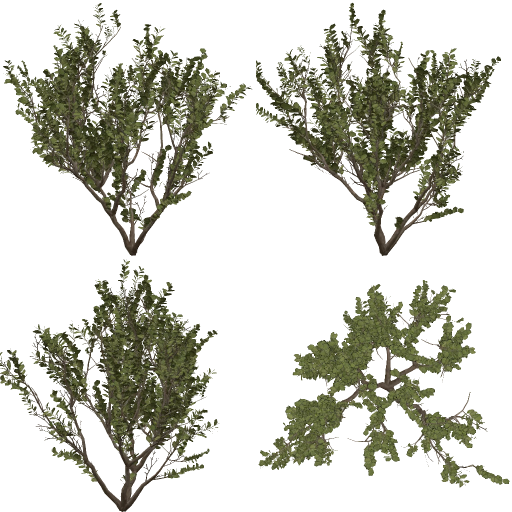
#> input picture public-view/assets/vegetation-r185/shrub_searsia.webp, 1024 x 1024 px, given in place of jacaranda_tree.png, which was not available (shown at 1/2 size)
$ python prepare-vegetation-r190.py
#> lines starting #> are read from the running program, lines starting #| are printed output that depends on the picture; after the words box and inside, x2 and y2 are one past the last pixel; in counts of white or black regions, pixels touching at a corner belong together
#!/usr/bin/env python3
"""R190 vegetation textures (edge-clean impostors + hedge atlas).
1. node scripts/vegetation-impostors/render.mjs ... (R185 tree/shrub renders, see prepare-vegetation-r185.py)
   node scripts/vegetation-impostors/render-hedge.mjs color .site-private/veg-out/hedge_color.png
   node scripts/vegetation-impostors/render-hedge.mjs normal .site-private/veg-out/hedge_normal.png
2. python3 scripts/prepare-vegetation-r190.py
Edge fix: every texel that is not fully opaque takes the colour bled from the
opaque interior (so antialiased/mip-filtered edges never pull in the dark
render background), and alpha is steepened around the 0.5 cut-off so the
alpha-tested silhouette is crisp at every mip."""
import json,os,subprocess,hashlib
from pathlib import Path
from PIL import Image
import numpy as np
root=Path(__file__).resolve().parents[1];src=root/'.site-private/veg-out'
encoder=Path(os.environ.get('BASISU',root/'node_modules/@gpu-tex-enc/basis/bin/linux-x64/basisu'))
def box(x,r):
 for axis in (0,1):
  p=np.pad(x,[(r+1,r) if i==axis else (0,0) for i in range(2)],mode='edge');c=np.cumsum(p,axis=axis)
  x=(np.take(c,range(2*r+1,c.shape[axis]),axis=axis)-np.take(c,range(0,c.shape[axis]-2*r-1),axis=axis))/(2*r+1)
 return x
def bleed(rgb,solid):
 acc_rgb=np.where(solid[...,None],rgb,0.);acc_w=solid.astype(np.float32);w=acc_w.copy();base=acc_rgb.copy()
 for radius in (1,2,4,8,16,32,64):
  bw=box(w,radius);fill=(acc_w<1e-3)&(bw>1e-4)
  if fill.any():
   br=np.stack([box(base[...,c],radius) for c in range(3)],-1);acc_rgb[fill]=br[fill]/bw[fill][...,None];acc_w[fill]=1
 acc_rgb[acc_w<1e-3]=rgb[solid].mean(0) if solid.any() else 128
 return acc_rgb
def clean(path,steep=True,normal=False):
#> called with steep = True, normal = False
 px=np.asarray(Image.open(path).convert('RGBA')).astype(np.float32);a=px[...,3]/255
#> after `a = px[..., 3] / 255`:
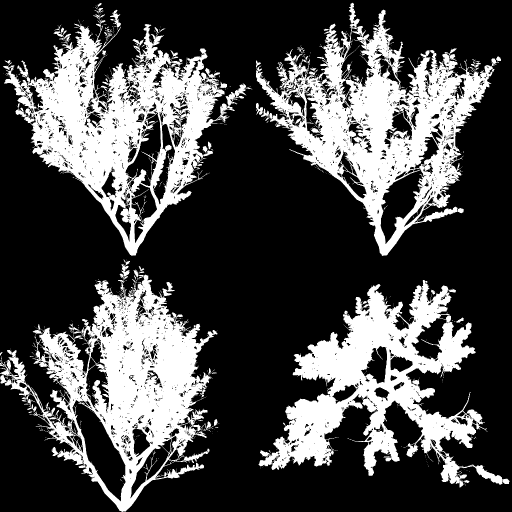
#> a: shape (1024, 1024) float32 (shown at 1/2 size); min 0, max 1, mean 0.292
 solid=a>=.9;rgb=np.where(solid[...,None],px[...,:3],bleed(px[...,:3],solid))
#> after `solid = a >= 0.9`:
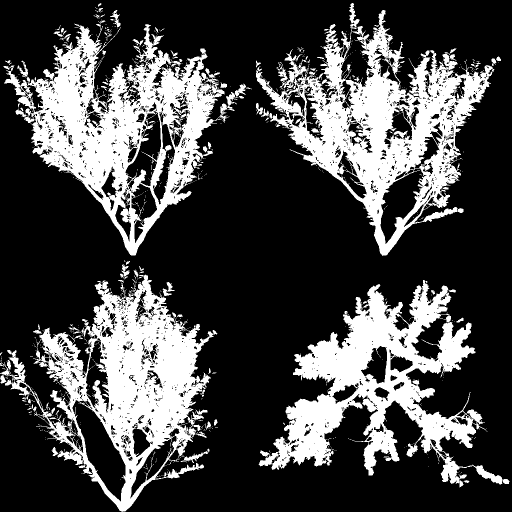
#> solid: shape (1024, 1024) bool (shown at 1/2 size); 28% white; 859 white regions (767 under 20 px), largest, box (x1, y1, x2, y2) and area: (512, 6, 989, 512) 74839, (8, 47, 492, 512) 73680, (0, 549, 435, 1024) 69751
#> in bleed, `acc_rgb = np.where(solid[..., None], rgb, 0.0)`:
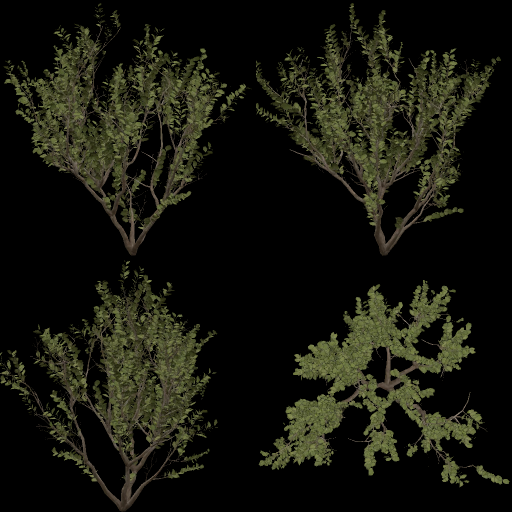
#> acc_rgb: shape (1024, 1024, 3) float32 (shown at 1/2 size); mean of channels 0, 1, 2 22.2, 22.7, 13.8; drawn as R, G, B
#> the loop in bleed, `for radius in (1,2,4,8,16,32,64):` made 7 passes
#> pass 1, in bleed, `fill = (acc_w < 0.001) & (bw > 0.0001)`:
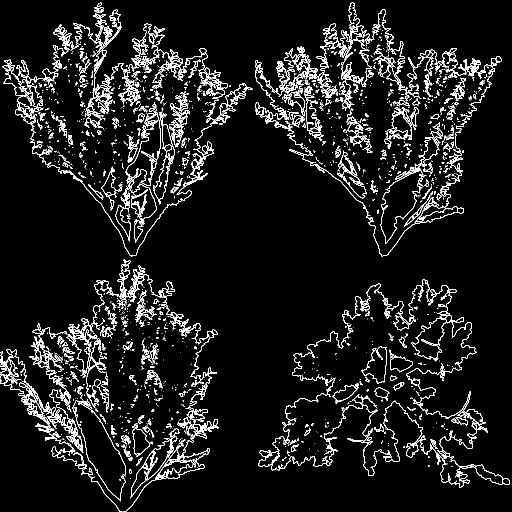
#> fill: shape (1024, 1024) bool (shown at 1/2 size); 7.4% white in thin lines or dots
#> after the loop in bleed, `for radius in (1,2,4,8,16,32,64):`:
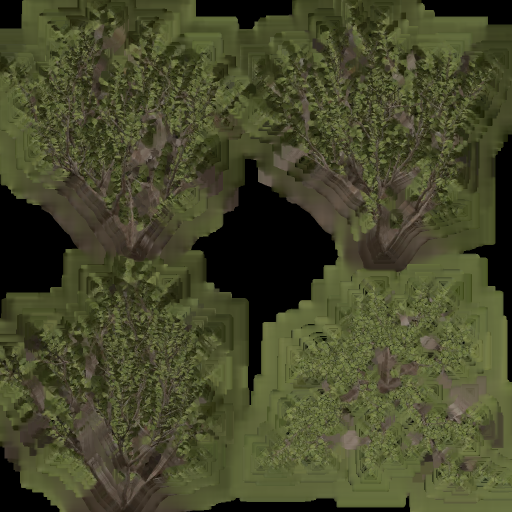
#> acc_rgb: shape (1024, 1024, 3) float32 (shown at 1/2 size); mean of channels 0, 1, 2 70, 71.8, 43.3; drawn as R, G, B
#> after the loop in bleed, `for radius in (1,2,4,8,16,32,64):`:
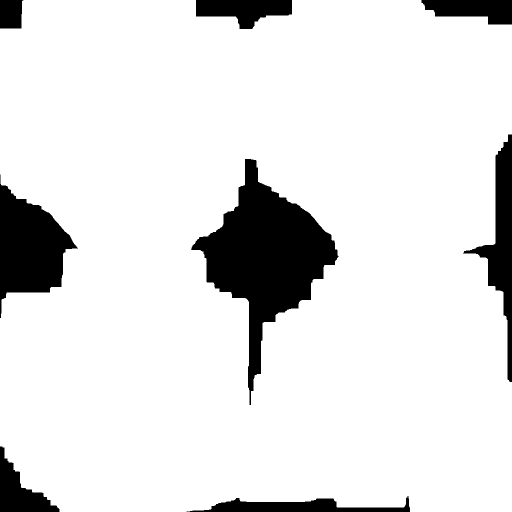
#> acc_w: shape (1024, 1024) float32 (shown at 1/2 size); values 0 (black) and 1 (white), 88.7% white; 8 black regions, largest, box (x1, y1, x2, y2) and area: (382, 318, 677, 810) 52165, (0, 349, 156, 636) 22879, (926, 269, 1024, 764) 13615
#> in bleed, `acc_rgb[acc_w<1e-3]=rgb[solid].mean(0) if solid.any() else 128`:
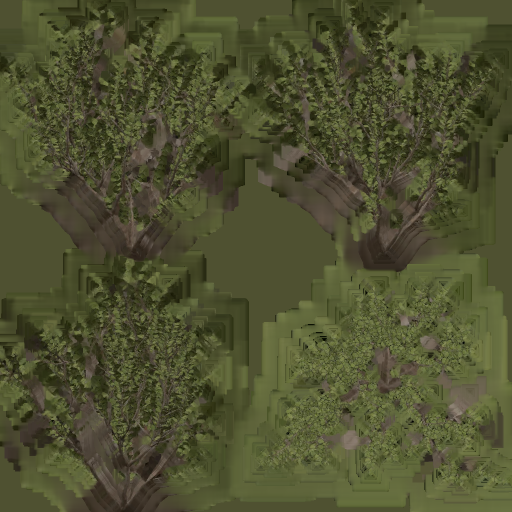
#> acc_rgb: shape (1024, 1024, 3) float32 (shown at 1/2 size); mean of channels 0, 1, 2 79, 80.9, 48.9; drawn as R, G, B
 if normal:
  n=rgb/127.5-1;n/=np.maximum(np.linalg.norm(n,axis=-1,keepdims=True),1e-4);rgb=(n+1)*127.5
 alpha=np.clip((a-.5)*2.5+.5,0,1) if steep else a
 return Image.fromarray(np.concatenate([np.clip(rgb,0,255),alpha[...,None]*255],-1).round().astype(np.uint8),'RGBA')
def encode(im,dest,linear=False,alpha=True):
 tmp=src/(dest.stem+'-enc.png');(im if alpha else im.convert('RGB')).save(tmp)
 r=subprocess.run([str(encoder),'-file',str(tmp),'-ktx2','-mipmap','-y_flip','-q','200','-output_file',str(dest),'-no_multithreading']+(['-linear'] if linear else []),stdout=subprocess.PIPE,stderr=subprocess.STDOUT)
 if r.returncode:raise RuntimeError(r.stdout.decode()[-1500:])
rows=[]
# R185 impostors, edge-cleaned in place (same layout, same file names).
old=root/'public-view/assets/vegetation-r185'
for name,stem in (('jacaranda_tree','tree_jacaranda'),('searsia_lucida','shrub_searsia')):
 im=clean(src/(name+'.png'));im.save(old/(stem+'.webp'),quality=88,method=6);encode(im,old/(stem+'.ktx2'))
#> (the call stopped at in encode, `r=subprocess.run([str(encoder),'-file',str(tmp),'-ktx2','-mipmap','-y_..`: subprocess is not available in this run)
#> (the run stopped early here; a loop or call above may not have finished)
